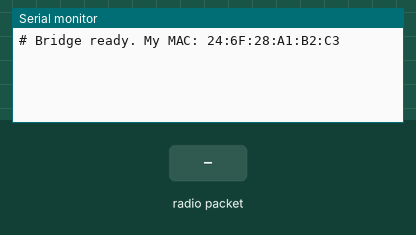
Simulated run of this sketch. Board: ESP32. Parts: the last lines printed to the serial monitor. Inputs (shaded band) come from the test bench.

Above: at 1.4 s.
1.5 s: radio packet "1" arrives
At 2.1 s:
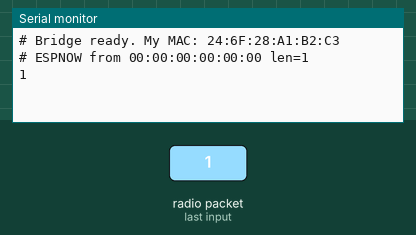
3.0 s: radio packet "0" arrives
At 4.2 s:
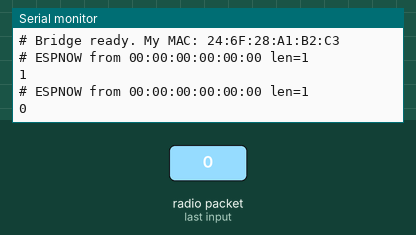
4.5 s: radio packet "2" arrives
At 5.6 s:
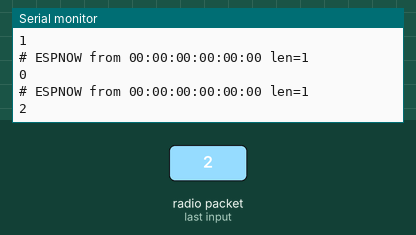

The sketch:

espnow_bridge.ino
```cpp
// BRIDGE: ESP32 near laptop (receives ESP-NOW, prints to USB)
// Arduino-ESP32 / ESP-IDF 5.x

#include <WiFi.h>
#include <esp_now.h>
#include <esp_idf_version.h>

#if ESP_IDF_VERSION_MAJOR >= 5
  #include <esp_mac.h>
#else
  #include <esp_system.h>
#endif

static String macToString(const uint8_t* mac) {
  char buf[18];
  snprintf(buf, sizeof(buf), "%02X:%02X:%02X:%02X:%02X:%02X",
           mac[0], mac[1], mac[2], mac[3], mac[4], mac[5]);
  return String(buf);
}

#if ESP_IDF_VERSION_MAJOR >= 5
void onRecv(const esp_now_recv_info_t* info, const uint8_t* data, int len) {
  const uint8_t* mac = info ? info->src_addr : nullptr;
  Serial.printf("# ESPNOW from %s len=%d\n",
                mac ? macToString(mac).c_str() : "<unknown>", len);
  Serial.write(data, len);
  if (len == 0 || data[len - 1] != '\n') Serial.println();
}
#else
void onRecv(const uint8_t* mac, const uint8_t* data, int len) {
  Serial.printf("# ESPNOW from %s len=%d\n",
                mac ? macToString(mac).c_str() : "<unknown>", len);
  Serial.write(data, len);
  if (len == 0 || data[len - 1] != '\n') Serial.println();
}
#endif

void setup() {
  Serial.begin(115200);
  delay(200);

  uint8_t sta_mac[6];
  esp_read_mac(sta_mac, ESP_MAC_WIFI_STA);
  Serial.print("# Bridge ready. My MAC: ");
  Serial.println(macToString(sta_mac));

  WiFi.mode(WIFI_STA);

  if (esp_now_init() != ESP_OK) {
    Serial.println("# ESP-NOW init failed");
    while (true) {}
  }

  esp_now_register_recv_cb(onRecv);
}

void loop() {
  // Receive callback handles incoming packets.
}
```

Measured:
- after the input at 1.5 s, the serial monitor: prints a new line at once (image 1)
- after the input at 3.0 s, the serial monitor: prints a new line at once (image 2)
- after the input at 4.5 s, the serial monitor: prints a new line at once (image 3)
